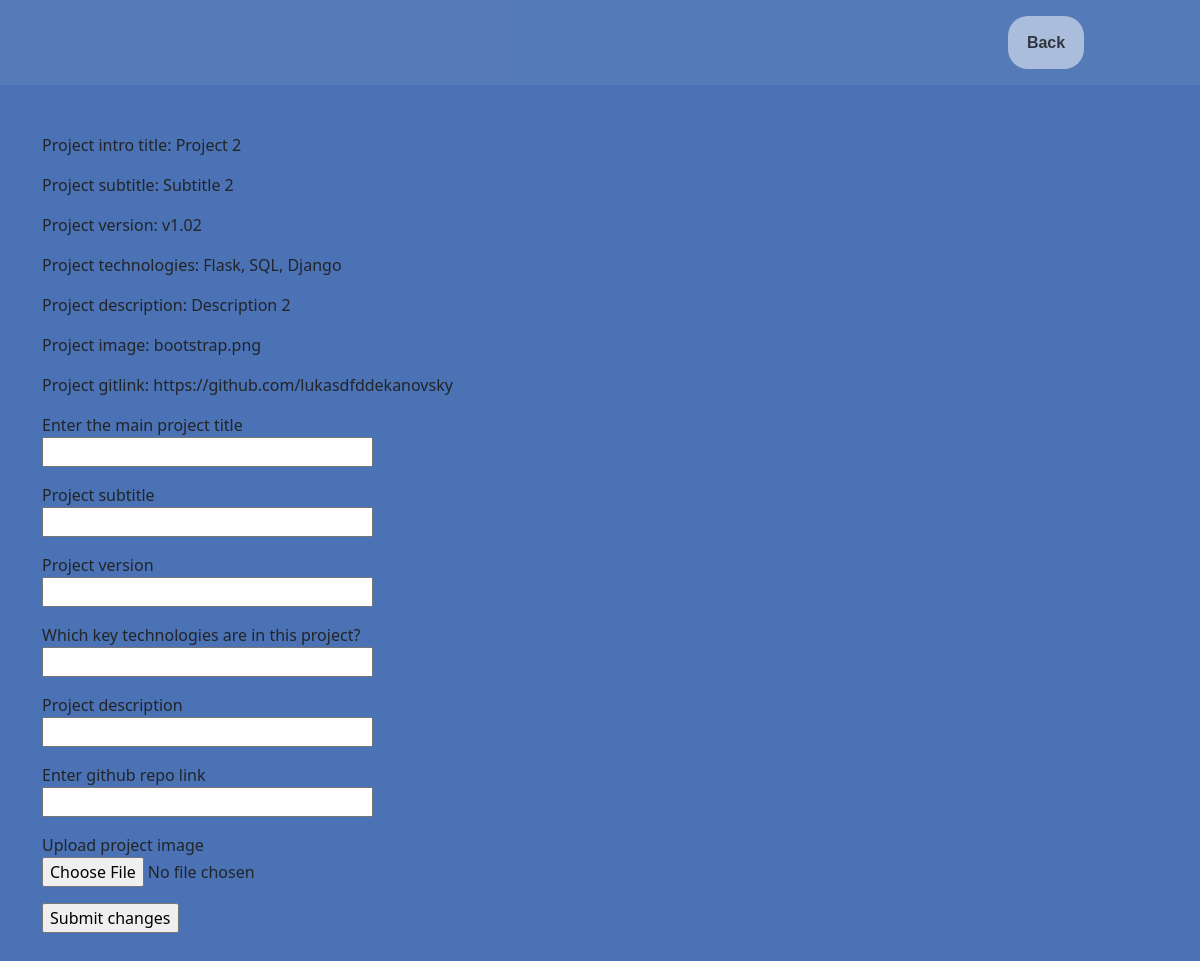
Screenshot of /portfolio/edit?id=2 with the database file from the repository.
### server.py (models this page shows, shortened)
class Project(db.Model):
    id: Mapped[int] = mapped_column(Integer, primary_key=True)
    intro_title: Mapped[str] = mapped_column(String, unique=True, nullable=False)
    title: Mapped[str] = mapped_column(String, nullable=False)
    version: Mapped[str] = mapped_column(String, nullable=False)
    technologies: Mapped[str] = mapped_column(String, nullable=False)
    description: Mapped[str] = mapped_column(String, nullable=False)
    image: Mapped[str] = mapped_column(String, nullable=False)
    gitlink: Mapped[str] = mapped_column(String, unique=True, nullable=False)

### server.py (the view, shortened to what this page needs)
@app.route("/portfolio/edit", methods=["GET", "POST"])
def edit_portfolio():
    edit_form = EditProject()
    project_id = request.args.get("id")
    selected_project = db.session.execute(db.select(Project).where(Project.id == project_id)).scalar()
    return render_template("edit.html", project = selected_project, form = edit_form)

### server.py
class EditProject(FlaskForm):
    new_intro_title = StringField(label="Enter the main project title")
    new_title = StringField(label="Project subtitle")
    new_version = StringField(label="Project version")
    new_technologies = StringField(label="Which key technologies are in this project?")
    new_description = StringField(label="Project description")
    new_image = FileField(label="Upload project image")
    new_gitlink = URLField(label="Enter github repo link")
    submit = SubmitField(label="Submit changes")

### templates/edit.html (shortened to what this page needs)
<!DOCTYPE html>
<html lang="en">
<head>
    <link href="https://cdn.jsdelivr.net/npm/bootstrap@5.3.3/dist/css/bootstrap.min.css" rel="stylesheet">
    <link rel="stylesheet" href="../static/css/styles.css">
</head>
<body class="newproject-background" style="background-color: hsl(218, 41%, 50%);">
    <div class="header fade fade-delay-small">
        <div class="container-fluid">
            <div class="row">
                <div class="col-lg-8 col-md-8 col-sm-4 mt-3 mx-5"></div>
                <div class="col-lg-3 col-md-3 col-sm-8 mt-3" align="center">
                    <a href="{{ url_for('portfolio')}}" class="button_c mx-5" role="button" data-ripple-color="hsl(218, 41%, 45%)">
                        <span style="font-weight: bold;">Back</span>
                    </a>
                </div>
            </div>
        </div>
    </div>
    <div class="container my-5">
        <p>Project intro title: {{ project.intro_title }}</p>
        <p>Project subtitle: {{ project.title }}</p>
        <p>Project version: {{ project.version }}</p>
        <p>Project technologies: {{ project.technologies }}</p>
        <p>Project description: {{ project.description }}</p>
        <p>Project image: {{ project.image }}</p>
        <p>Project gitlink: {{ project.gitlink }}</p>
        <form action="{{ url_for('edit_portfolio')}}" enctype="multipart/form-data" method="POST" novalidate>
            <p>
                {{form.new_intro_title.label}} <br> {{form.new_intro_title(size=30)}}
            </p>
            <p>
                {{form.new_title.label}} <br> {{form.new_title(size=30)}}
            </p>
            <p>
                {{form.new_version.label}} <br> {{form.new_version(size=30)}}
            </p>
            <p>
                {{form.new_technologies.label}} <br> {{form.new_technologies(size=30)}}
            </p>
            <p>
                {{form.new_description.label}} <br> {{form.new_description(size=30)}}
            </p>
            <p>
                {{form.new_gitlink.label}} <br> {{form.new_gitlink(size=30)}}
            </p>
            <p>
                {{form.new_image.label}} <br> {{form.new_image(size=30)}}
            </p>
            {{ form.submit }}
        </form>
    </div>
</body>
</html>

### static/css/styles.css (style rules this page uses)
.fade { animation-duration: 1s; animation-fill-mode: both; padding: auto; animation-name: fade-in; }
.fade-delay-small { animation-delay: 0.15s; }
.button_c { color: rgba(0, 0, 0, 0.716); background-color: rgba(255, 255, 255, 0.507); margin-right: 10px; font-size: 16px; line-height: 15px; padding: 19px; border-radius: 20px; font-family: Poppins, sans-serif; font-weight: normal; text-decoration: none; font-style: normal; font-variant: normal; text-transform: none; display: inline-block; }
.header { height: 85px; background-color: rgba(255, 255, 255, 0.058); }

### rows the page displays
Project: intro_title "Project 2", title "Subtitle 2", version "v1.02", technologies "Flask, SQL, Django", description "Description 2", image "bootstrap.png", gitlink "https://github.com/lukasdfddekanovsky"
